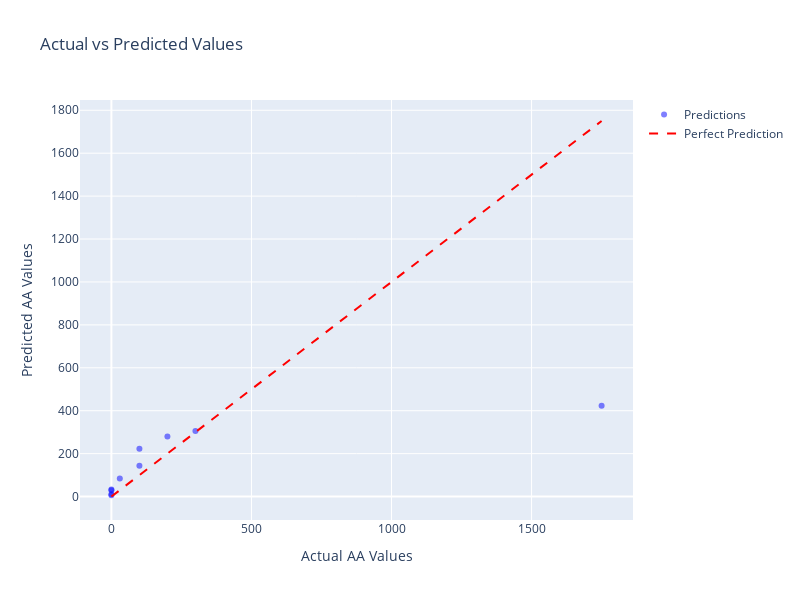

Notebook code cell kept with this figure:
### Code cell
import plotly.express as px
import plotly.graph_objects as go

fig = go.Figure()

fig.add_trace(go.Scatter(
    x=y_test,
    y=y_pred,
    mode='markers',
    name='Predictions',
    marker=dict(color='blue', opacity=0.5)
))

# Add the diagonal line for actual value
fig.add_trace(go.Scatter(
    x=[y_test.min(), y_test.max()],
    y=[y_test.min(), y_test.max()],
    mode='lines',
    name='Perfect Prediction',
    line=dict(color='red', dash='dash')
))

fig.update_layout(
    title='Actual vs Predicted Values',
    xaxis_title='Actual AA Values',
    yaxis_title='Predicted AA Values',
    width=800,
    height=600,
    hovermode='closest'
)

fig.show()

### Figure 1 — Plotly figure (JSON) as saved in the notebook; plotly's stock layout.template omitted (floating-point values rounded to 4 significant figures)
{"data": [{"marker": {"color": "blue", "opacity": 0.5}, "mode": "markers", "name": "Predictions", "type": "scatter", "x": [1750, 200, 0, 30, 0, 300, 100, 0, 100, 0], "y": [422.9, 280.2, 33.1, 83.75, 29.36, 305.1, 143.4, 11.26, 222.5, 6.17]}, {"line": {"color": "red", "dash": "dash"}, "mode": "lines", "name": "Perfect Prediction", "type": "scatter", "x": [0, 1750], "y": [0, 1750]}], "layout": {"height": 600, "hovermode": "closest", "title": {"text": "Actual vs Predicted Values"}, "width": 800, "xaxis": {"title": {"text": "Actual AA Values"}}, "yaxis": {"title": {"text": "Predicted AA Values"}}}}
